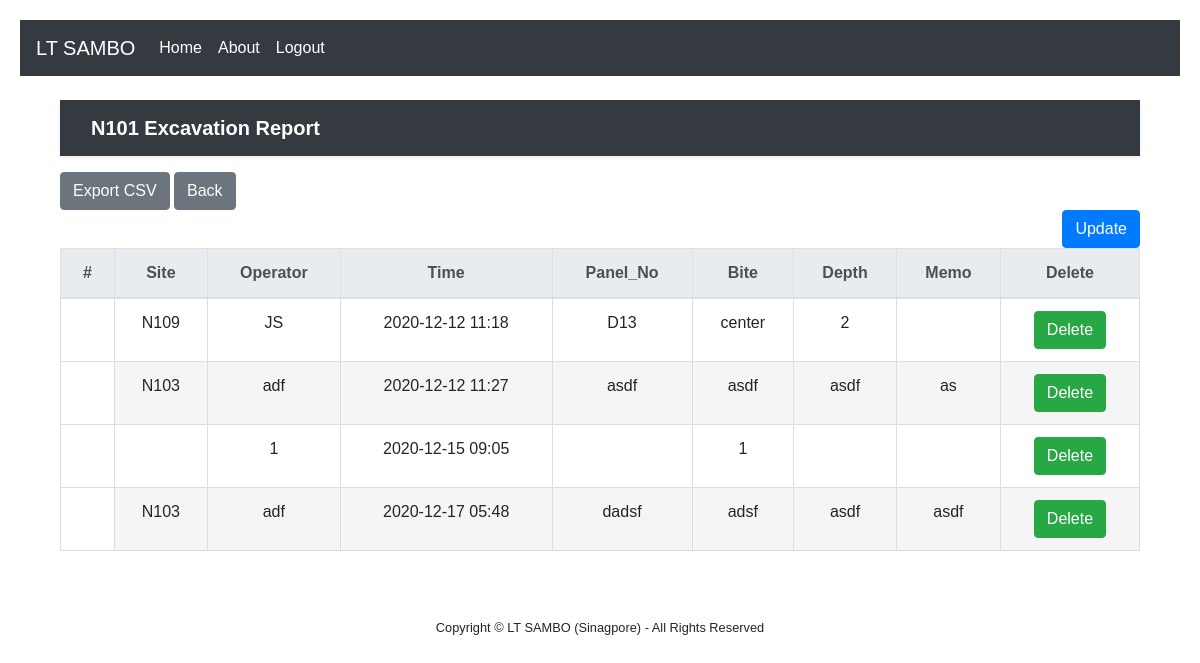
Screenshot of /N101/ (signed in) with the database file from the repository.
### pages/models.py (models this page shows)
class Board_N101(models.Model):
    Site = models.CharField(max_length=10, null=False)
    Operator = models.CharField(max_length=10, null=False)
    Panel_No = models.CharField(max_length=20, null=False)
    Bite = models.CharField(max_length=20, null=False)
    Depth = models.CharField(max_length=20, null=False)
    Memo = models.CharField(max_length=30, null=False)
    created_date = models.DateTimeField(auto_now_add=True)
    modified_date = models.DateTimeField(auto_now=True)

### pages/views.py (the view)
# urls.py: path('N101/',views.Site_N101, name='N101'),
def Site_N101(request):
    boards_n101 = {'boards_n101': Board_N101.objects.all()}
    return render(request, 'N101.html', boards_n101)

### pages/templates/N101.html (shortened to what this page needs)
{% extends 'base.html' %}
{% block content %}
{% if user.is_authenticated %}
{% load static %}
<div class ="container">
<!DOCTYPE html>
<html lang="ko">
<head>
    <link rel="stylesheet" href="{% static 'bootstrap/css/style.css' %}" >
</head>
<body>
<header>
    <div class="navbar navbar-dark bg-dark shadow-sm mb-3">
        <div class="container d-flex justify-content-between">
            <a href="/" class="navbar-brand d-flex align-items-center">
                <strong>N101 Excavation Report</strong>
            </a>
        </div>
    </div>
</header>
<div class="responsive-container">
    <a href="{% url 'export-csv' %}" class="btn btn-secondary">Export CSV</a>
    <a class="btn btn-secondary" href="{% url 'home' %}" role="button">Back</a>
    <div class="row">
        <div class="col-auto mr-auto"></div>
        <div class="col-auto">
            <a class="btn btn-primary" href="/post_n101" role="button">Update</a>
        </div>
    </div>
    <table class="table">
        <thead class="thead-light">
        <tr class="text-center">
            <th scope="col">#</th>
            <th scope="col">Site</th>
            <th scope="col">Operator</th>
            <th scope="col">Time</th>
            <th scope="col">Panel_No</th>
            <th scope="col">Bite</th>
            <th scope="col">Depth</th>
            <th scope="col">Memo</th>
            <th scope="col">Delete</th>
        </tr>
        </thead>
        <tbody>
        {% for board_n101 in boards_n101 %}
        <tr class="text-center">
            <th scope="row">
            </th>
            <td data-label="Site">
                <span>{{ board_n101.Site }}</span>
            </td>
            <td data-label="Operator">
                <span>{{ board_n101.Operator }}</span>
            </td>
             <td data-label="Time">
                <span>{{ board_n101.created_date | date:"Y-m-d h:i" }}</span>
            </td>
            <td data-label="Panel_No">
                <span>{{ board_n101.Panel_No }}</span>
            </td>
            <td data-label="Bite_No">
                <span>{{ board_n101.Bite }}</span>
            </td>
            <td data-label="Depth">
                <span>{{ board_n101.Depth }}</span>
            </td>
            <td data-label="Memo">
                <span>{{ board_n101.Memo }}</span>
            </td>
            <td>
                <a href="/delete/{{ board_n101.id }}"><span class="btn btn-success"  >Delete</span></a>
            </td>
        </tr>
        {% endfor %}
        </tbody>
    </table>
</div>
</body>
</html>
{% else %}
Login first!
{% endif %}
{% endblock %}

### rows the page displays
Board_N101: Site "N109", Operator "JS", created_date "2020-12-12 11:18", Panel_No "D13", Bite "center", Depth "2"
Board_N101: Site "N103", Operator "adf", created_date "2020-12-12 11:27", Panel_No "asdf", Bite "asdf", Depth "asdf", Memo "as"
Board_N101: Operator "1", created_date "2020-12-15 09:05", Bite "1"
Board_N101: Site "N103", Operator "adf", created_date "2020-12-17 05:48", Panel_No "dadsf", Bite "adsf", Depth "asdf", Memo "asdf"
